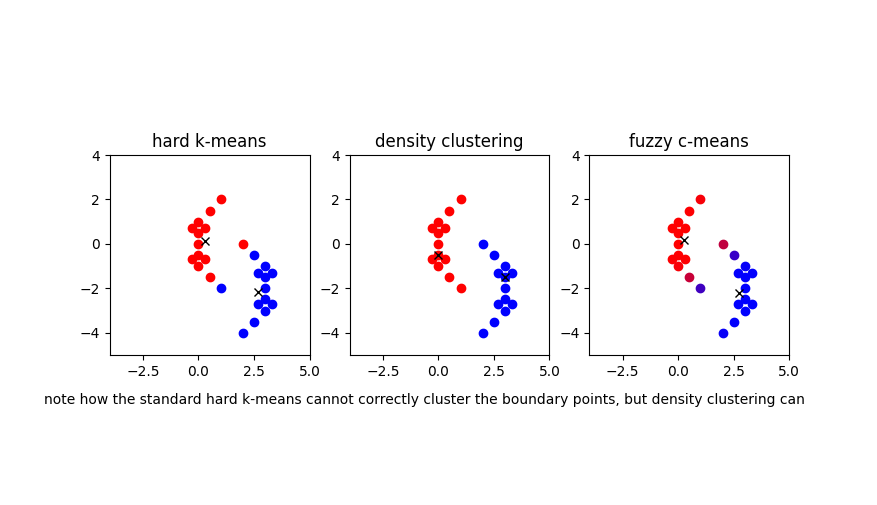

Generate this figure with Python:
from mola import Matrix, LabeledMatrix
from mola import clustering
import matplotlib.pyplot as plt

# This script uses matplotlib to visualize three clustering algorithms (hard k-means, fuzzy c-means, density-based mountain clustering) with 2D points

# first, let's define some data points
data_points = Matrix([[1,2], [0.5,1.5], [0,1], [0,0.5], [0,0], [0,-0.5], [0,-1], [0.5,-1.5], [1,-2], [2,0], [2.5,-0.5], [3,-1], [3,-1.5], [3,-2], [3,-2.5], [3,-3], [2.5,-3.5], [2,-4], [0.3, -0.7], [0.3, 0.7], [-0.3, -0.7], [-0.3, 0.7], [2.7, -2.7], [3.3, -2.7], [2.7, -1.3], [3.3, -1.3]])
# conduct various clusterings
centers_density, labels_density = clustering.find_density_clusters(data=data_points, num_centers=2, beta = 0.5, sigma = 0.5)
centers_kmeans, labels_kmeans = clustering.find_k_means(data=data_points, num_centers = 2)
centers_cmeans, membership = clustering.find_c_means(data=data_points,num_centers=2)

# for plotting, we plot cluster centers with black x's and data point with circles; different clusters are in different colors, although in fuzzy c-means the color slides by the degree of membership in a cluster
fig, axs = plt.subplots(1,3)

fig.text(x=0.05,y=0.2,s="note how the standard hard k-means cannot correctly cluster the boundary points, but density clustering can")

# plot k-means clustering
i = 0
for point in data_points.data:
    if labels_kmeans[i] == 0:
        axs[0].plot(point[0],point[1],'bo')
    else:
        axs[0].plot(point[0],point[1],'ro')
    i += 1

for center in centers_kmeans.data:
    axs[0].plot(center[0],center[1],'kx')

axs[0].set_xlim(-4, 5)
axs[0].set_ylim(-5, 4)
axs[0].set_aspect('equal', adjustable='box')
axs[0].set_title('hard k-means')

# plot density clustering
i = 0
for point in data_points.data:
    if labels_density[i] == 0:
        axs[1].plot(point[0],point[1],'bo')
    else:
        axs[1].plot(point[0],point[1],'ro')
    i += 1
    
for center in centers_density.data:
    axs[1].plot(center[0],center[1],'kx')
axs[1].set_xlim(-4, 5)
axs[1].set_ylim(-5, 4)
axs[1].set_aspect('equal', adjustable='box')
axs[1].set_title('density clustering')

# plot fuzzy c-means clustering
i = 0
for point in data_points.data:
    axs[2].plot(point[0],point[1],'o', color=(membership[i,0],0,membership[i,1]))
    i += 1

for center in centers_cmeans.data:
    axs[2].plot(center[0],center[1],'kx')
axs[2].set_xlim(-4, 5)
axs[2].set_ylim(-5, 4)
axs[2].set_aspect('equal', adjustable='box')
axs[2].set_title('fuzzy c-means')

plt.show()
